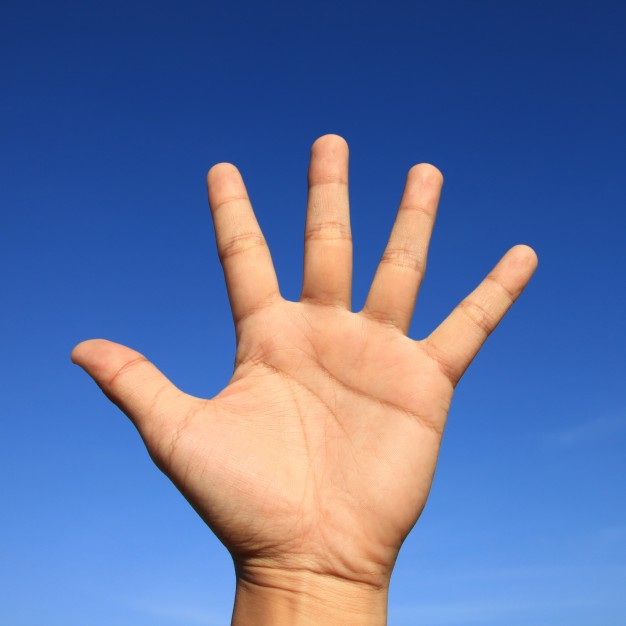
%> input picture hand1.jpg, 626 x 626 px
$ octave hand3.m   (GNU Octave 9; MATLAB toolbox functions it lacks are replaced by stand-ins)
%> lines starting %> are read from the running program, lines starting %| are printed output that depends on the picture; in (x1, y1, x2, y2) boxes, pixels count from 0 and x2, y2 are one past the last pixel; in counts of white or black regions, pixels touching at a corner belong together; the program's own positions count from 1
clc;    % Clear the command window.
close all;  % Close all figures (except those of imtool.)
clear;  % Erase all existing variables. Or clearvars if you want.
workspace;  % Make sure the workspace panel is showing.
format long g;
format compact;
fontSize = 20;

% Read in a color demo image.
folder = 'C:\Users\HP\DEASYSOFT Tech Pvt Ltd\2nd Project\hand_matlab';%'C:\Users\Explorer\Documents';
baseFileName = 'hand1.jpg';%'HandRaised.jpg';%'a_ASL3.jpg';
% Get the full filename, with path prepended.
fullFileName = fullfile(folder, baseFileName);
if ~exist(fullFileName, 'file')
  % Didn't find it there.  Check the search path for it.
  fullFileName = baseFileName; % No path this time.
  if ~exist(fullFileName, 'file')
    % Still didn't find it.  Alert user.
    errorMessage = sprintf('Error: %s does not exist.', fullFileName);
    uiwait(warndlg(errorMessage));
    return;
  end
end
grayImage=imread(fullFileName);
%> grayImage is the input picture: size 626x626x3 uint8; mean R, G, B 95.8, 113.8, 161.9
% Get the dimensions of the image.
% numberOfColorBands should be = 1.
[rows, columns, numberOfColorBands] = size(grayImage);
%> rows = 626; columns = 626; numberOfColorBands = 3
if numberOfColorBands > 1
  % It's not really gray scale like we expected - it's color.
  % Convert it to gray scale by taking only the green channel.
  grayImage = grayImage(:, :, 2); % Take green channel.
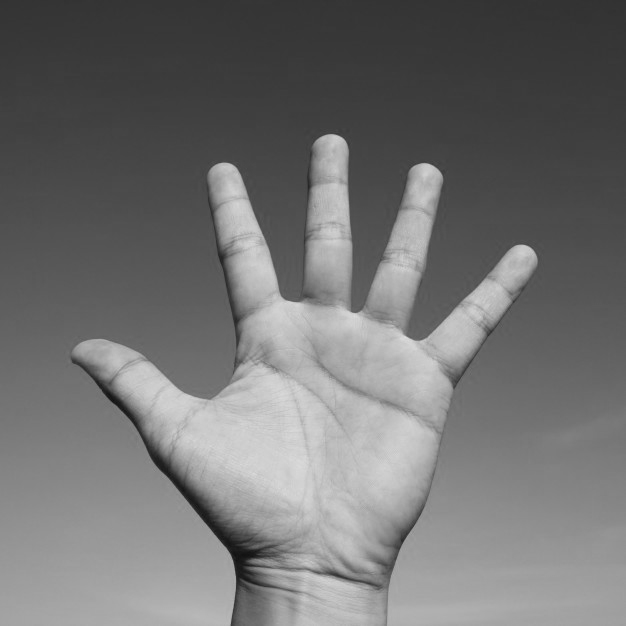
%> grayImage: size 626x626 uint8; min 16, max 223, mean 113.8
end
% Display the original gray scale image.
subplot(2, 2, 1);
imshow(grayImage, []);
axis on;
title('Original Grayscale Image', 'FontSize', fontSize);
% Enlarge figure to full screen.
set(gcf, 'Units', 'Normalized', 'OuterPosition', [0 0 1 1]);
% Give a name to the title bar.
set(gcf, 'Name', 'Demo by Sourav Das', 'NumberTitle', 'Off')

binaryImage = grayImage < 128;
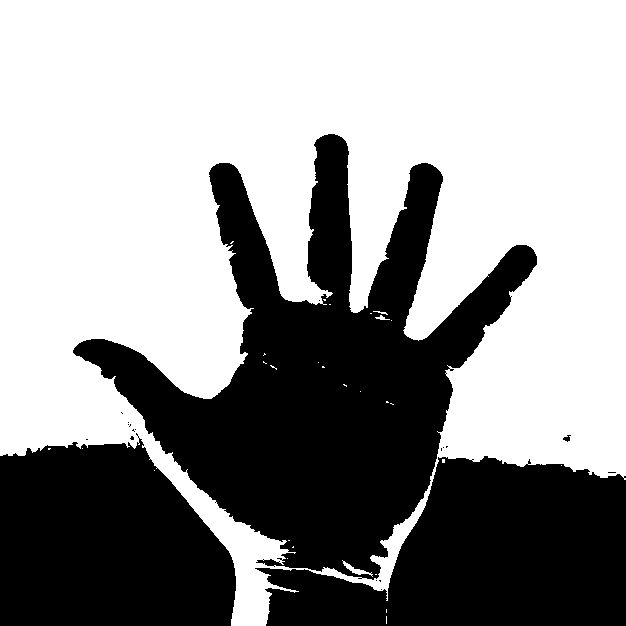
%> binaryImage: size 626x626 logical; 59.7% white; 20 black regions (16 under 20 px)
% Display the image.
subplot(2, 2, 2);
imshow(binaryImage, []);
title('Binary Image', 'FontSize', fontSize);

% Label the image
labeledImage = logical(binaryImage);%bwlabel(binaryImage);
measurements = regionprops(labeledImage, 'BoundingBox', 'Area');
%> measurements = 29 regions; largest, box (x1, y1, x2, y2) and Area: (0, 0, 626, 626) 233504, (342, 560, 373, 577) 127, (375, 315, 390, 320) 34, (373, 311, 388, 315) 23, (442, 459, 445, 463) 12
for k = 1 : length(measurements)
  thisBB = measurements(k).BoundingBox;
  rectangle('Position', [thisBB(1),thisBB(2),thisBB(3),thisBB(4)],...
  'EdgeColor','r','LineWidth',2 )
end
%> this loop made 29 passes
%> thisBB on passes 1 to 12: [0.5 0.5 626 626], [48.5 448.5 3 2], [82.5 448.5 1 1], [154.5 470.5 1 1], [230.5 241.5 4 3], [263.5 353.5 3 3], [263.5 361.5 4 3], [270.5 365.5 7 5], [287.5 558.5 1 1], [288.5 540.5 2 1], [292.5 546.5 2 2], [318.5 362.5 1 1]

% Let's extract the second biggest blob - that will be the hand.
allAreas = [measurements.Area];
%> allAreas = 29 values, max 233504 at index 1, min 1 at index 3, mean 8061.6
[sortedAreas, sortingIndexes] = sort(allAreas, 'descend');
%> sortedAreas = 29 values, max 233504 at index 1, min 1 at index 23, mean 8061.6; sortingIndexes = 29 values, max 29 at index 29, min 1 at index 1, mean 15
handIndex = sortingIndexes(2); % The hand is the second biggest, face is biggest.
%> handIndex = 16
% Use ismember() to extact the hand from the labeled image.
handImage = ismember(labeledImage, handIndex);
%> handImage: size 626x626 logical; every value is 0
% Now binarize
handImage = handImage > 0;
% Display the image.
subplot(2, 2, 3);
imshow(handImage, []);
title('Hand Image', 'FontSize', fontSize);
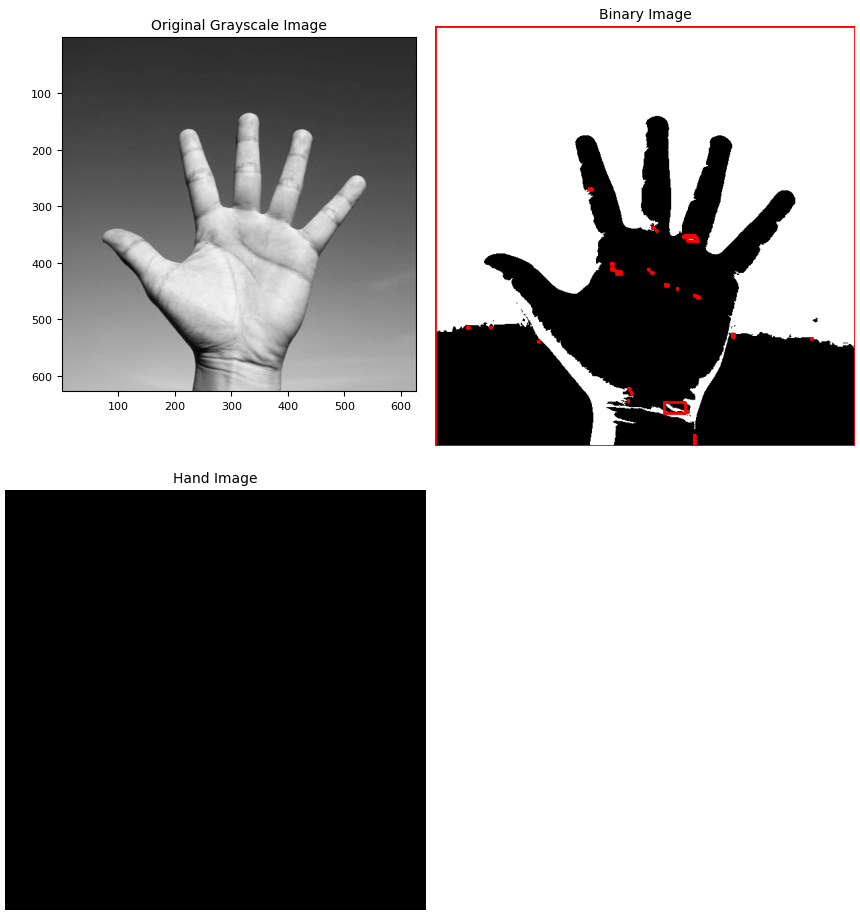
%> figure redrawn from the program's plot data, 3 panels
